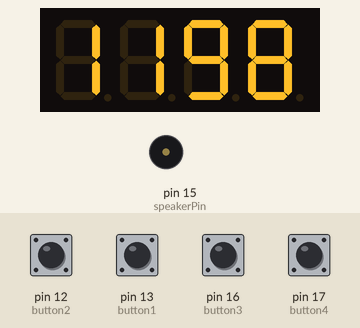
A sketch run on a simulated Arduino Uno, built with avr-gcc and run on an emulated ATmega328P. Parts: 4-digit seven-segment display, buzzer (waves = sounding, pin HIGH). Wiring (inferred from the names in the program): 4-digit 7-segment display, segments lit when HIGH: segments pin 2, pin 3, pin 4, pin 5, A0, pin 7, pin 8; digit selects pin 6, pin 9, pin 10, pin 11. The test bench sets the inputs (shaded band); at power-on: pin 12 (button2), pin 13 (button1), pin 16 (button3), pin 17 (button4) HIGH. The segment pins are drawn as the display they are named for; pins used as bus, display or sensor lines are not drawn.

Above: at 1.2 s.
1.3 s: pin 17 (button4) pulled LOW for 3.2 s
At 3.55 s:
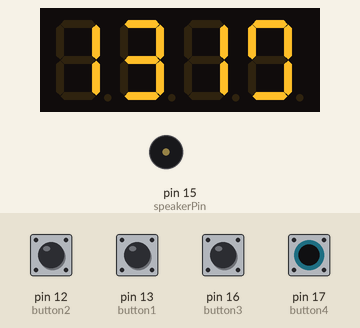
6.0 s: pin 13 (button1) pulled LOW for 0.15 s
At 7.5 s:
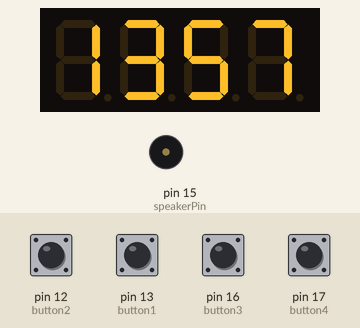
Timing chart, 0 to 9.0 s (numbered marks = the images above; inputs shaded):
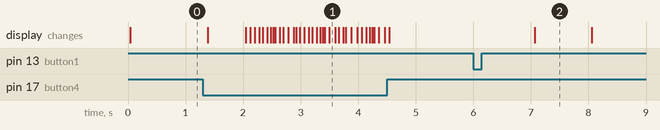

Measured:
- after the input at 1.3 s, the display: first changes after 0.08 s (image 1 shows a later state)
- after the input at 6.0 s, the display: changes after 1.1 s (image 2)
- what the display in image 2 shows lasts 1.0 s, from 7.1 s to 8.1 s

The sketch:

topic4.ino
```cpp
  #include <math.h>

  int digit_pin[] = {6, 9, 10, 11}; // PWM Display  digit pins from left to right

  int speakerPin = 15;

  #define DIGIT_ON  LOW
  #define DIGIT_OFF  HIGH

  int segA = 2;
  int segB = 3;
  int  segC = 4;
  int segD = 5;
  int segE = A0; //pin 6 is used bij display 1 for  its pwm function
  int segF = 7;
  int segG = 8;
  //int segPD = ;


  int  button1=13;
  int button2=12;
  int button3=16;
  int button4=17;

  int  countdown_time = 60;

  struct struct_digits {
      int digit[4];
    };


  void  setup() {
    pinMode(segA, OUTPUT);
    pinMode(segB, OUTPUT);
    pinMode(segC, OUTPUT);
    pinMode(segD, OUTPUT);
    pinMode(segE, OUTPUT);
    pinMode(segF, OUTPUT);
    pinMode(segG, OUTPUT);

    for (int i=0; i<4;  i++) {
      pinMode(digit_pin[i], OUTPUT);
    }

    pinMode(speakerPin,  OUTPUT);

    pinMode(button1,INPUT_PULLUP);
    pinMode(button2,INPUT_PULLUP);
    pinMode(button3,INPUT_PULLUP);
    pinMode(button4,INPUT_PULLUP);
  }


  void  playTone(int tone, int duration) {
    for (long k = 0; k < duration * 1000L; k  += tone * 2) {
      digitalWrite(speakerPin, HIGH);
      delayMicroseconds(tone);
      digitalWrite(speakerPin, LOW);
      delayMicroseconds(tone);
    }
  }


  void  lightNumber(int numberToDisplay) {

  #define SEGMENT_ON  HIGH
  #define SEGMENT_OFF  LOW

    switch (numberToDisplay){

    case 0:
      digitalWrite(segA,  SEGMENT_ON);
      digitalWrite(segB, SEGMENT_ON);
      digitalWrite(segC, SEGMENT_ON);
      digitalWrite(segD, SEGMENT_ON);
      digitalWrite(segE, SEGMENT_ON);
      digitalWrite(segF,  SEGMENT_ON);
      digitalWrite(segG, SEGMENT_OFF);
      break;

    case  1:
      digitalWrite(segA, SEGMENT_OFF);
      digitalWrite(segB, SEGMENT_ON);
      digitalWrite(segC, SEGMENT_ON);
      digitalWrite(segD, SEGMENT_OFF);
      digitalWrite(segE, SEGMENT_OFF);
      digitalWrite(segF, SEGMENT_OFF);
      digitalWrite(segG, SEGMENT_OFF);
      break;

    case 2:
      digitalWrite(segA,  SEGMENT_ON);
      digitalWrite(segB, SEGMENT_ON);
      digitalWrite(segC, SEGMENT_OFF);
      digitalWrite(segD, SEGMENT_ON);
      digitalWrite(segE, SEGMENT_ON);
      digitalWrite(segF,  SEGMENT_OFF);
      digitalWrite(segG, SEGMENT_ON);
      break;

    case  3:
      digitalWrite(segA, SEGMENT_ON);
      digitalWrite(segB, SEGMENT_ON);
      digitalWrite(segC, SEGMENT_ON);
      digitalWrite(segD, SEGMENT_ON);
      digitalWrite(segE,  SEGMENT_OFF);
      digitalWrite(segF, SEGMENT_OFF);
      digitalWrite(segG,  SEGMENT_ON);
      break;

    case 4:
      digitalWrite(segA, SEGMENT_OFF);
      digitalWrite(segB, SEGMENT_ON);
      digitalWrite(segC, SEGMENT_ON);
      digitalWrite(segD,  SEGMENT_OFF);
      digitalWrite(segE, SEGMENT_OFF);
      digitalWrite(segF,  SEGMENT_ON);
      digitalWrite(segG, SEGMENT_ON);
      break;

    case  5:
      digitalWrite(segA, SEGMENT_ON);
      digitalWrite(segB, SEGMENT_OFF);
      digitalWrite(segC, SEGMENT_ON);
      digitalWrite(segD, SEGMENT_ON);
      digitalWrite(segE,  SEGMENT_OFF);
      digitalWrite(segF, SEGMENT_ON);
      digitalWrite(segG, SEGMENT_ON);
      break;

    case 6:
      digitalWrite(segA, SEGMENT_ON);
      digitalWrite(segB,  SEGMENT_OFF);
      digitalWrite(segC, SEGMENT_ON);
      digitalWrite(segD, SEGMENT_ON);
      digitalWrite(segE, SEGMENT_ON);
      digitalWrite(segF, SEGMENT_ON);
      digitalWrite(segG,  SEGMENT_ON);
      break;

    case 7:
      digitalWrite(segA, SEGMENT_ON);
      digitalWrite(segB, SEGMENT_ON);
      digitalWrite(segC, SEGMENT_ON);
      digitalWrite(segD,  SEGMENT_OFF);
      digitalWrite(segE, SEGMENT_OFF);
      digitalWrite(segF,  SEGMENT_OFF);
      digitalWrite(segG, SEGMENT_OFF);
      break;

    case  8:
      digitalWrite(segA, SEGMENT_ON);
      digitalWrite(segB, SEGMENT_ON);
      digitalWrite(segC, SEGMENT_ON);
      digitalWrite(segD, SEGMENT_ON);
      digitalWrite(segE,  SEGMENT_ON);
      digitalWrite(segF, SEGMENT_ON);
      digitalWrite(segG, SEGMENT_ON);
      break;

    case 9:
      digitalWrite(segA, SEGMENT_ON);
      digitalWrite(segB,  SEGMENT_ON);
      digitalWrite(segC, SEGMENT_ON);
      digitalWrite(segD, SEGMENT_ON);
      digitalWrite(segE, SEGMENT_OFF);
      digitalWrite(segF, SEGMENT_ON);
      digitalWrite(segG, SEGMENT_ON);
      break;

    case 10:
      digitalWrite(segA,  SEGMENT_OFF);
      digitalWrite(segB, SEGMENT_OFF);
      digitalWrite(segC,  SEGMENT_OFF);
      digitalWrite(segD, SEGMENT_OFF);
      digitalWrite(segE,  SEGMENT_OFF);
      digitalWrite(segF, SEGMENT_OFF);
      digitalWrite(segG,  SEGMENT_OFF);
      break;
    }

  }


  void SwitchDigit(int  digit) {
    for (int i=0; i<4; i++) {
      if (i == digit) {
        digitalWrite(digit_pin[i],  DIGIT_ON);
      } else {
        digitalWrite(digit_pin[i], DIGIT_OFF);
      }
    }
  }


  struct struct_digits IntToDigits(int n){
    struct struct_digits  dig;
    int zeros=0;
    int d;
    for (int i=0; i<4; i++) {
      d=n/pow(10,3-i);
      zeros += d;
      n = n - d*pow(10,3-i);
      if (zeros!=0 || i==3) {
        dig.digit[i]=d;
      } else {
        dig.digit[i]=10;
      }
    }
    return dig;
  }

  void PrintNumber(int n, int time) {
    struct struct_digits  dig;

    dig = IntToDigits(n);

    for (int i=0; i<= time/20; i++) {
      if (digitalRead(button2)==LOW) {
        return;
      }
      for (int j=0;  j<4; j++) {
        SwitchDigit(j);
        lightNumber(dig.digit[j]);
        delay(5);
      }
    }
  }


bool Countdown(int n, int del){
  int minutes = n / 100;
  int seconds = n % 100;

  while (minutes > 0 || seconds > 0) {
    // Combine back into MMSS format for display
    int displayTime = minutes * 100 + seconds;
    PrintNumber(displayTime, del);

    if (digitalRead(button2) == LOW) {
      return false; // stop pressed
    }

    // countdown logic like a real clock
    if (seconds == 0) {
      if (minutes > 0) {
        minutes--;
        seconds = 59;
      }
    } else {
      seconds--;
    }
  }

  // Final 00:00
  PrintNumber(0,0);
  playTone(1519,1000);
  return true;
}


void reset() {
  int m, zeros, d, pressed3  = 0, pressed4 = 0;

  // Always reset back to 1200 when entering reset mode
  countdown_time = 1200;

  struct struct_digits dig;
  dig = IntToDigits(countdown_time);

  while (digitalRead(button1)==HIGH)  {
    for (int j=0; j<4; j++) {
      SwitchDigit(j);
      lightNumber(dig.digit[j]);
      delay(5);
    }

    // Decrement (one second, borrow to minutes when needed)
    if (digitalRead(button3)==LOW) {
      if (pressed3 == 0 || pressed3 > 30) {
        int minutes = countdown_time / 100;
        int seconds = countdown_time % 100;

        if (minutes > 0 || seconds > 0) {
          if (seconds == 0) {
            if (minutes > 0) { minutes--; seconds = 59; }
          } else {
            seconds--;
          }
          countdown_time = minutes * 100 + seconds;
          dig = IntToDigits(countdown_time);
        }
      }
      pressed3 += 1;
    }
    // Increment (one second, carry to minutes at 59)
    else if (digitalRead(button4)==LOW) {
      if (pressed4 == 0 || pressed4 > 30) {
        int minutes = countdown_time / 100;
        int seconds = countdown_time % 100;

        // cap at 99:59 to stay within 4 digits
        if (!(minutes == 99 && seconds == 59)) {
          if (seconds == 59) {
            if (minutes < 99) { minutes++; seconds = 0; }
          } else {
            seconds++;
          }
          countdown_time = minutes * 100 + seconds;
          dig = IntToDigits(countdown_time);
        }
      }
      pressed4 += 1;
    }

    if (digitalRead(button3)==HIGH)  pressed3 = 0;
    if (digitalRead(button4)==HIGH)  pressed4 = 0;
  }
}


  void loop(){
    reset();
    while (!Countdown(countdown_time,962))  {
      reset();
    }
    while (digitalRead(button2)==1){};
  }
```
